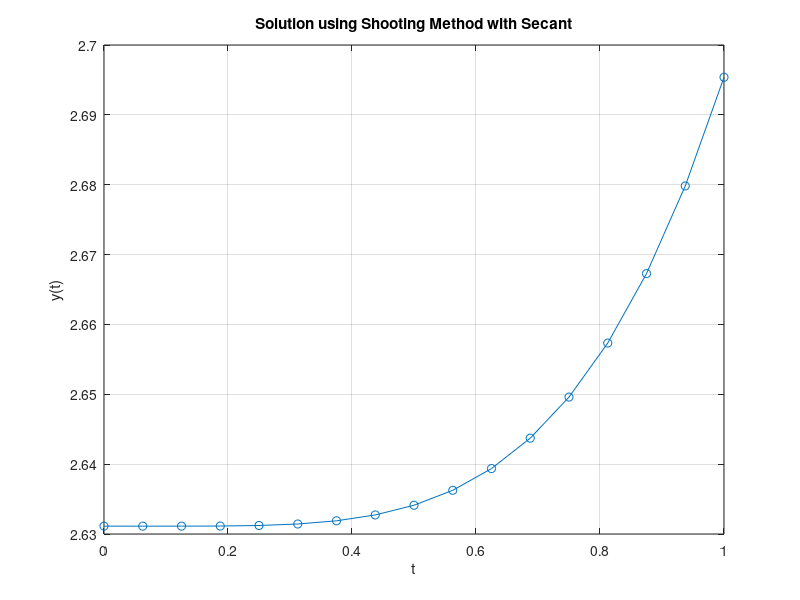

Source code (MATLAB):
function shooting_method_secant
    % Step size
    h = 1/16;
    t = 0:h:1;
    N = length(t);

    % Tolerance
    tol = 1e-3;

    % Initial guesses for y(0)
    s0 = -1;
    s1 = 1;

    % Secant iteration
    max_iter = 50;
    for iter = 1:max_iter
        F0 = boundary_mismatch(s0, t, h);
        F1 = boundary_mismatch(s1, t, h);

        % Secant update
        s_new = s1 - F1*(s1 - s0)/(F1 - F0);

        fprintf("Iteration %d: s = %.6f, boundary error = %.6f\n", iter, s_new, F1);

        % Check for convergence
        if abs(s_new - s1) < tol
            break;
        end

        s0 = s1;
        s1 = s_new;
    end

    % Final integration with best initial value
    [~, y1_final] = integrate_ode(s_new, t, h);

    % Plot result
    plot(t, y1_final, '-o');
    xlabel('t'); ylabel('y(t)');
    title('Solution using Shooting Method with Secant');
    grid on;
end

function mismatch = boundary_mismatch(s, t, h)
    [y2, y1] = integrate_ode(s, t, h);
    % y(1) + y'(1) should be 3
    mismatch = y1(end) + y2(end) - 3;
end

function [y2, y1] = integrate_ode(s, t, h)
    N = length(t);
    y1 = zeros(1, N);  % y
    y2 = zeros(1, N);  % y'

    % Initial conditions
    y1(1) = s;
    y2(1) = 0;

    for i = 1:N-1
        % Define f1 and f2
        f1 = y2(i);
        if y1(i) == 0
            f2 = 0; % Avoid division by zero
        else
            f2 = ((y2(i))^2 + 2*(t(i))^2 * y1(i)) / (2*y1(i));
        end

        % Euler method
        y1(i+1) = y1(i) + h * f1;
        y2(i+1) = y2(i) + h * f2;
    end
end

shooting_method_secant
%% finite difference method
function finite_difference_nonlinear_bvp
    ns = [8, 16, 32]; % Number of subintervals
    
    figure;
    hold on;
    colors = ['r', 'g', 'b'];
    
    for idx = 1:length(ns)
        n = ns(idx);
        h = 1 / n;
        t = linspace(0, 1, n+1)';
        
        % Initial guess: linear guess satisfying roughly the BCs
        y_init = linspace(1, 2, n+1)';
        
        % Set options for fsolve correctly
        options = optimoptions('fsolve', ...
                               'Display', 'off', ...
                               'FunctionTolerance', 1e-8, ...
                               'StepTolerance', 1e-8);
                           
        % Solve nonlinear system using fsolve
        y_sol = fsolve(@(y) nonlinear_system(y, t, h, n), y_init, options);
        
        plot(t, y_sol, [colors(idx) '-o'], 'DisplayName', sprintf('n = %d', n));
    end
    
    xlabel('t');
    ylabel('y(t)');
    title('Finite Difference Solution of Nonlinear BVP');
    legend show;
    grid on;
    hold off;
end

function F = nonlinear_system(y, t, h, n)
    % Nonlinear system based on finite difference discretization
    
    F = zeros(n+1, 1);
    
    % Boundary condition at t=0: y'(0) = 0 approximated by forward difference
    F(1) = (y(2) - y(1)) / h; % should be zero
    
    % Interior points i=2,...,n
    for i = 2:n
        y_i = y(i);
        y_ip1 = y(i+1);
        y_im1 = y(i-1);
        t_i = t(i);
        
        y_prime = (y_ip1 - y_im1) / (2*h);
        y_double_prime = (y_ip1 - 2*y_i + y_im1) / (h^2);
        
        F(i) = - y_prime^2 - 2*(t_i)^2*y_i + 2*y_i*y_double_prime;
    end
    
    % Boundary condition at t=1: y(1) + y'(1) = 3 approximated by backward difference
    y_prime_end = (y(n+1) - y(n)) / h;
    F(n+1) = y(n+1) + y_prime_end - 3;
end

finite_difference_nonlinear_bvp
%% collocation point method with cubic B-spline
function collocation_bvp_bspline
    clf;
    ns = [8, 16, 32];
    colors = ['r', 'g', 'b'];
    hold on;

    for idx = 1:length(ns)
        n = ns(idx);
        [t_vals, y_vals] = collocation_method(n);
        plot(t_vals, y_vals, 'Color', colors(idx), 'DisplayName', ['n = ', num2str(n)]);
    end

    title('Collocation Method Using Cubic B-splines');
    xlabel('t');
    ylabel('y(t)');
    legend;
    grid on;
    hold off;
end

function [t_vals, y_vals] = collocation_method(n)
    k = 4;  % Cubic B-spline: degree = k - 1
    num_basis = n + k - 2;
    num_knots = num_basis + k;

    % Uniform knot vector (clamped)
    knots = [zeros(1, k), linspace(0, 1, num_knots - 2*k), ones(1, k)];

    % Greville abscissae as collocation points
    greville = zeros(1, num_basis);
    for i = 1:num_basis
        greville(i) = sum(knots(i+1:i+k-1)) / (k - 1);
    end

    % Initial guess for coefficients
    c0 = ones(num_basis, 1);

    % Solve nonlinear system via fsolve
    options = optimoptions('fsolve', 'Display', 'off', 'FunctionTolerance', 1e-8);
    c_sol = fsolve(@(c) residuals(c, knots, greville, k), c0, options);

    % Evaluate final spline
    t_vals = linspace(0, 1, 200);
    y_vals = zeros(size(t_vals));
    for i = 1:num_basis
        y_vals = y_vals + c_sol(i) * bspline_basis(i, k, knots, t_vals);
    end
end

function R = residuals(c, knots, t_colloc, k)
    num_basis = length(c);
    y = zeros(size(t_colloc));
    yp = zeros(size(t_colloc));
    ypp = zeros(size(t_colloc));

    for i = 1:num_basis
        B = bspline_basis(i, k, knots, t_colloc);
        dB = bspline_derivative(i, k, knots, t_colloc, 1);
        ddB = bspline_derivative(i, k, knots, t_colloc, 2);

        y = y + c(i) * B;
        yp = yp + c(i) * dB;
        ypp = ypp + c(i) * ddB;
    end

    % Residuals from the differential equation
    R = -(yp.^2) - 2.*(t_colloc.^2).*y + 2.*y.*ypp;

    % Enforce boundary conditions
    % y'(0) = 0
    d0 = 0;
    for i = 1:num_basis
        d0 = d0 + c(i) * bspline_derivative(i, k, knots, 0, 1);
    end
    R(end+1) = d0;

    % y(1) + y'(1) = 3
    y1 = 0;
    dy1 = 0;
    for i = 1:num_basis
        y1 = y1 + c(i) * bspline_basis(i, k, knots, 1);
        dy1 = dy1 + c(i) * bspline_derivative(i, k, knots, 1, 1);
    end
    R(end+1) = y1 + dy1 - 3;
end

function B = bspline_basis(i, k, knots, x)
    B = bspline_basis_rec(i, k, knots, x);
end

function dB = bspline_derivative(i, k, knots, x, order)
    B = bspline_basis_rec(i, k, knots, x);
    for d = 1:order
        B = diff_bspline(i, k - d + 1, knots, x);
    end
    dB = B;
end

function B = bspline_basis_rec(i, k, t, x)
    if k == 1
        B = double(t(i) <= x & x < t(i+1));
        if t(i+1) == 1  % right end inclusion
            B(x == 1) = 1;
        end
    else
        denom1 = t(i+k-1) - t(i);
        denom2 = t(i+k) - t(i+1);

        term1 = 0;
        term2 = 0;
        if denom1 > 0
            term1 = ((x - t(i)) ./ denom1) .* bspline_basis_rec(i, k-1, t, x);
        end
        if denom2 > 0
            term2 = ((t(i+k) - x) ./ denom2) .* bspline_basis_rec(i+1, k-1, t, x);
        end
        B = term1 + term2;
    end
end

function dB = diff_bspline(i, k, t, x)
    denom1 = t(i+k-1) - t(i);
    denom2 = t(i+k) - t(i+1);

    term1 = 0;
    term2 = 0;
    if denom1 > 0
        term1 = (k-1)/denom1 * bspline_basis_rec(i, k-1, t, x);
    end
    if denom2 > 0
        term2 = -(k-1)/denom2 * bspline_basis_rec(i+1, k-1, t, x);
    end
    dB = term1 + term2;
end

collocation_bvp_bspline
